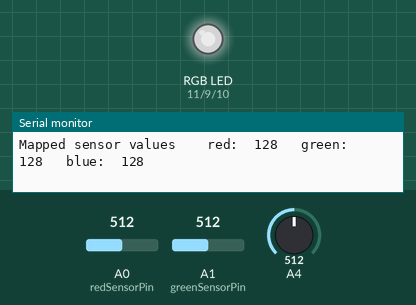
Simulated run of this sketch. Board: Arduino Uno, built with avr-gcc and run on an emulated ATmega328P. Parts: an RGB LED mixed from three pins (HIGH = lit), the last lines printed to the serial monitor. The test bench sets the inputs (shaded band); at power-on: A0 (redSensorPin) = 512, A1 (greenSensorPin) = 512, A4 = 512. Dim RGB values are drawn brighter than linear.

Above: at 1.2 s.
1.3 s: A0 (redSensorPin) set to 122
At 3.4 s:
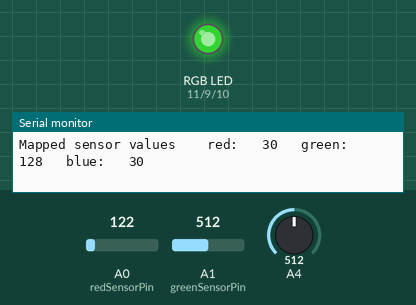
7.4 s: A1 (greenSensorPin) set to 409
At 9.6 s:
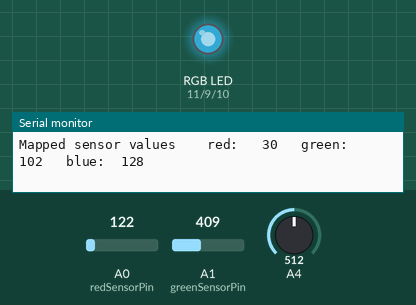
13.5 s: A1 (greenSensorPin) set to 386
At 15.8 s:
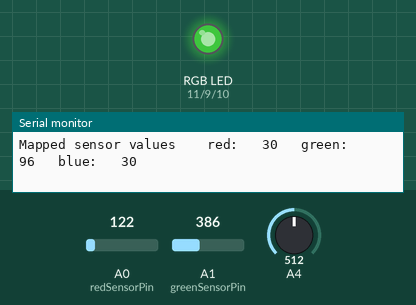
19.6 s: A4 set to 0
25.7 s: A0 (redSensorPin) set to 0
At 28.1 s:
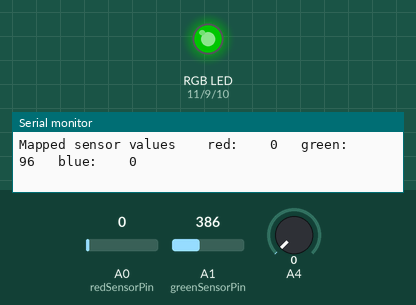
28.4 s: A1 (greenSensorPin) set to 716
At 29.9 s:
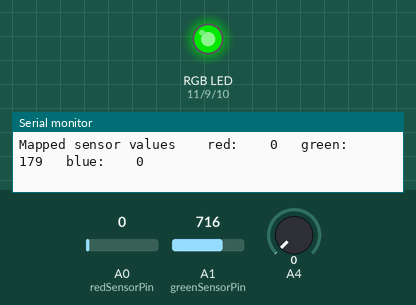
Timing chart, 0 to 31.4 s (numbered marks = the images above; inputs shaded):
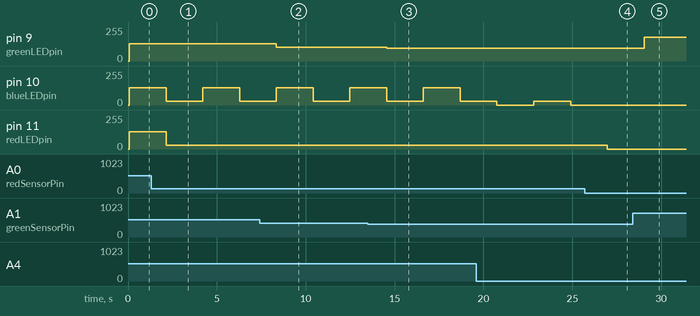

The sketch:

rgb_led.ino
```cpp
/*Arduino Starter Kit - Project 4*/

const int greenLEDpin = 9;
const int blueLEDpin = 10;
const int redLEDpin = 11;

const int redSensorPin = A0;
const int greenSensorPin = A1;
const int blueSensorPin = A2;

int redValue = 0;
int greenValue = 0;
int blueValue = 0;

int redSensorValue = 0;
int greenSensorValue = 0;
int blueSensorValue = 0;

char buffer[10];

void setup() {
  Serial.begin(9600);

  pinMode(redLEDpin, OUTPUT);
  pinMode(greenLEDpin, OUTPUT);
  pinMode(blueLEDpin, OUTPUT);
}

void loop() {
   redSensorValue = analogRead(redSensorPin);
   delay(5); // giving some time to the ADC
   greenSensorValue = analogRead(greenSensorPin);
   delay(5);
   blueSensorValue = analogRead(blueSensorValue);
   delay(5);

   /* improved indentation of the output using the function
    * sprintf to format the values with fixed width */

   Serial.print("Raw sensor values \t red: ");
   sprintf(buffer, "%4d", redSensorValue);
   Serial.print(buffer);
   Serial.print("\t green: ");
   sprintf(buffer, "%4d", greenSensorValue);
   Serial.print(buffer);
   Serial.print("\t blue: ");
   sprintf(buffer, "%4d", blueSensorValue);
   Serial.println(buffer);

   /* from 1023 values to 255 values */
   redValue = redSensorValue / 4;
   greenValue = greenSensorValue / 4;
   blueValue = blueSensorValue / 4;

   Serial.print("Mapped sensor values \t red: ");
   sprintf(buffer, "%4d", redValue);
   Serial.print(buffer);
   Serial.print("\t green: ");
   sprintf(buffer, "%4d", greenValue);
   Serial.print(buffer);
   Serial.print("\t blue: ");
   sprintf(buffer, "%4d", blueValue);
   Serial.println(buffer);
   Serial.println();

   analogWrite(redLEDpin, redValue);
   analogWrite(greenLEDpin, greenValue);
   analogWrite(blueLEDpin, blueValue);

   delay(2000); // in order to read the output more comfortably on the serial monitor
}
```

Measured:
- the behaviour switches between 400 and 399 on A1 (greenSensorPin) (found by bisection; images 2 and 3)
- after the input at 1.3 s, pin 10 (blueLEDpin): 128/255 → 30/255 after 0.84 s, → 128/255 2.1 s later, → 30/255 2.1 s later; pin 11 (redLEDpin): 128/255 → 30/255 after 0.84 s
- after the input at 7.4 s, pin 9 (greenLEDpin): 128/255 → 102/255 after 0.95 s
- after the input at 13.5 s, pin 9 (greenLEDpin): 102/255 → 96/255 after 1.1 s
- after the input at 25.7 s, pin 10 (blueLEDpin): stays 0/255 (without the input it goes to 30/255 after 1.3 s); pin 11 (redLEDpin): 30/255 → 0/255 after 1.3 s
- after the input at 28.4 s, pin 9 (greenLEDpin): 96/255 → 179/255 after 0.64 s
